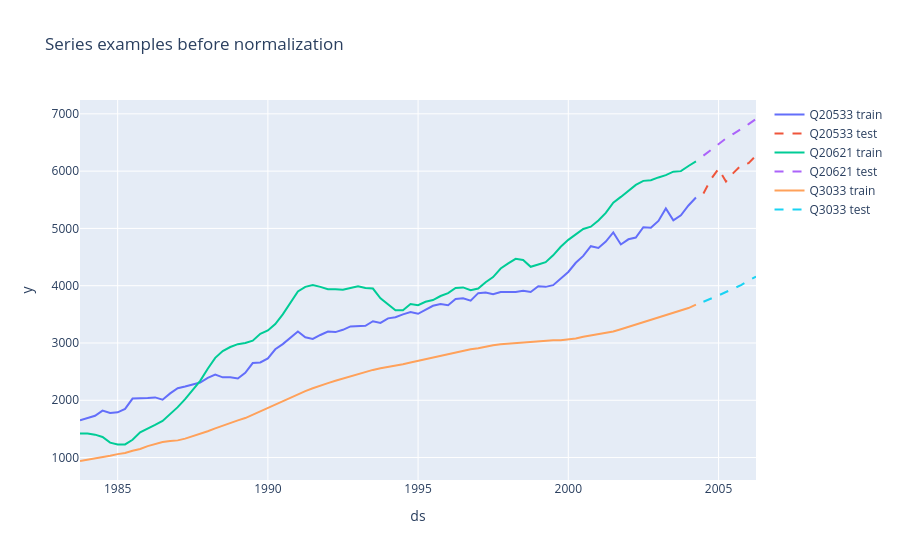
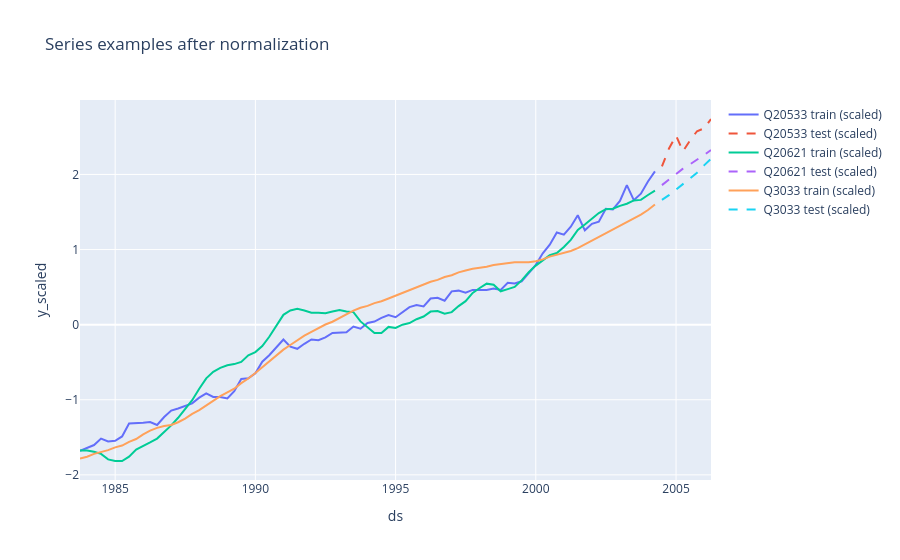

Notebook cell for these charts, in order:
### Markdown cell above
### Примеры рядов

### Code cell
# Plot a few random series (train + test) on one interactive chart
sample_ids = rng.choice(train_long["id"].unique(), size=3, replace=False)

fig = go.Figure()
for sid in sample_ids:
    df_train = train_long[train_long["id"] == sid]
    df_test = test_long[test_long["id"] == sid]

    fig.add_trace(go.Scatter(x=df_train["ds"], y=df_train["y"], mode="lines", name=f"{sid} train"))
    fig.add_trace(go.Scatter(x=df_test["ds"], y=df_test["y"], mode="lines", name=f"{sid} test", line=dict(dash="dash")))

fig.update_layout(title="Series examples before normalization", xaxis_title="ds", yaxis_title="y")
fig.show()

# Plot the same series after normalization
fig = go.Figure()
for sid in sample_ids:
    df_train = train_long_scaled[train_long_scaled["id"] == sid]
    df_test = test_long_scaled[test_long_scaled["id"] == sid]
    fig.add_trace(go.Scatter(x=df_train["ds"], y=df_train["y"], mode="lines", name=f"{sid} train (scaled)"))
    fig.add_trace(go.Scatter(x=df_test["ds"], y=df_test["y"], mode="lines", name=f"{sid} test (scaled)", line=dict(dash="dash")))
fig.update_layout(title="Series examples after normalization", xaxis_title="ds", yaxis_title="y_scaled")
fig.show()
